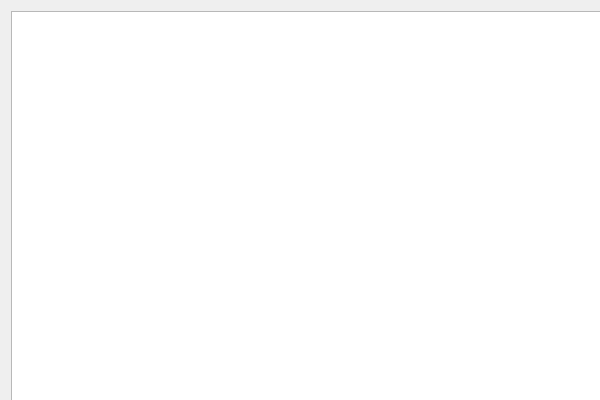
<?xml version="1.0" encoding="UTF-8"?>
<ui version="4.0">
 <class>MainWindow</class>
 <widget class="QMainWindow" name="MainWindow">
  <property name="geometry">
   <rect>
    <x>0</x>
    <y>0</y>
    <width>600</width>
    <height>400</height>
   </rect>
  </property>
  <property name="minimumSize">
   <size>
    <width>600</width>
    <height>400</height>
   </size>
  </property>
  <property name="maximumSize">
   <size>
    <width>600</width>
    <height>400</height>
   </size>
  </property>
  <property name="windowTitle">
   <string>MainWindow</string>
  </property>
  <widget class="QWidget" name="centralWidget">
   <layout class="QVBoxLayout" name="verticalLayout">
    <item>
     <widget class="QGraphicsView" name="graphicsView">
      <property name="minimumSize">
       <size>
        <width>600</width>
        <height>400</height>
       </size>
      </property>
      <property name="maximumSize">
       <size>
        <width>600</width>
        <height>400</height>
       </size>
      </property>
     </widget>
    </item>
   </layout>
  </widget>
 </widget>
 <layoutdefault spacing="6" margin="11"/>
 <resources/>
 <connections/>
</ui>
